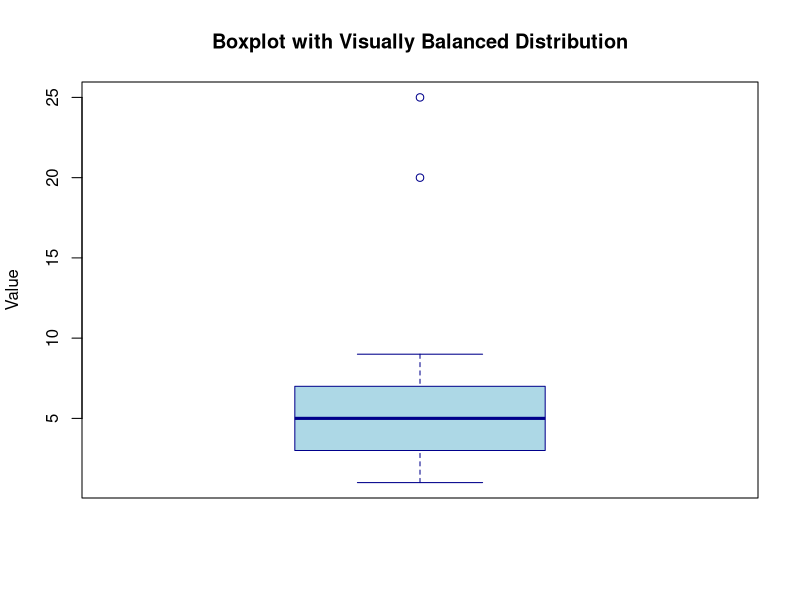

Reproduce this figure in R.
# Constructing box-shaped data
data <- c(1, 2, 3, 3, 3, 5, 5, 5, 5, 5, 7, 7, 7, 8, 9, 20, 25)

# Mean and standard deviation
mean_val <- mean(data)
std_dev <- sd(data)

# Show the boxplot
quartz()
boxplot(data,
        main = "Boxplot with Visually Balanced Distribution",
        ylab = "Value",
        col = "lightblue",
        border = "darkblue")

Sys.sleep(5)  # Pause to let the plot render

# Print Z-scores and outlier status
cat("Value  Z-Score    Outlier\n")
for (i in 1:length(data)) {
  z <- (data[i] - mean_val) / std_dev
  is_outlier <- abs(z) > 3
  cat(data[i], "   ", round(z, 3), "    ", is_outlier, "\n")
}